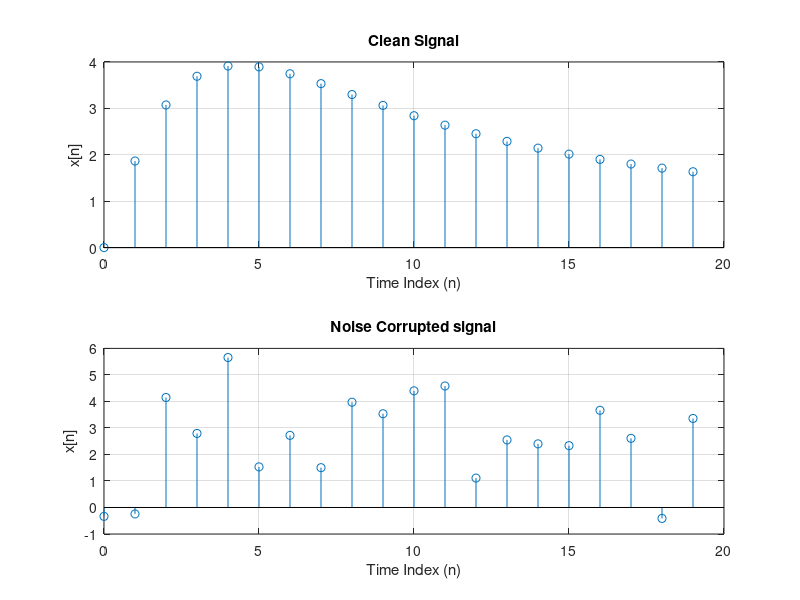
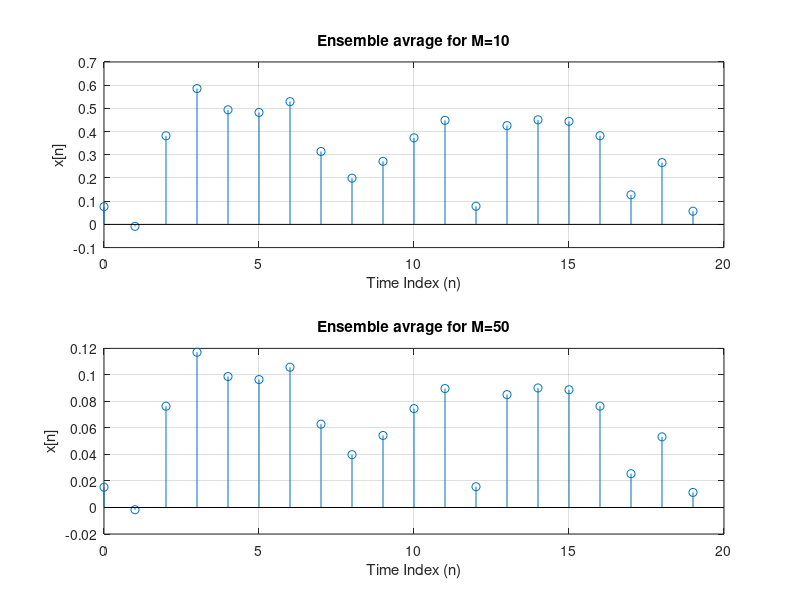

Write MATLAB code to recreate these figures, in order.
len=20;
n=0:len-1;
% clean signal and noisy signal plot
s=(2*n).^(.9.^n);
w=-0.5+rand(1,len);
x=s+5*w;
figure(1)
subplot(2,1,1);
stem(n,s);
grid;
ylabel('x[n]');
xlabel('Time Index (n)');
title('Clean Signal');
subplot(2,1,2);
stem(n,x);
grid;
ylabel('x[n]');
xlabel('Time Index (n)');
title('Noise Corrupted signal');
%===================================

%ensable Average filter
y1=0;
y2=0;
M1=10;
M2=50;
for i=1;max(M1,M2);
    w2=5*(rand(1,len)-0.5);
    x=s+w2;
    if(i<M1)
        y1=y1+x;
    end
    y2=y2+x;
    
end
y1=y1/M1;
y2=y2/M2;
figure(2)
subplot(2,1,1);
stem(n,y1);
grid;
ylabel('x[n]');
xlabel('Time Index (n)');
title('Ensemble avrage for M=10');
subplot(2,1,2)
stem(n,y2);
grid;
ylabel('x[n]');
xlabel('Time Index (n)');
title('Ensemble avrage for M=50');


     